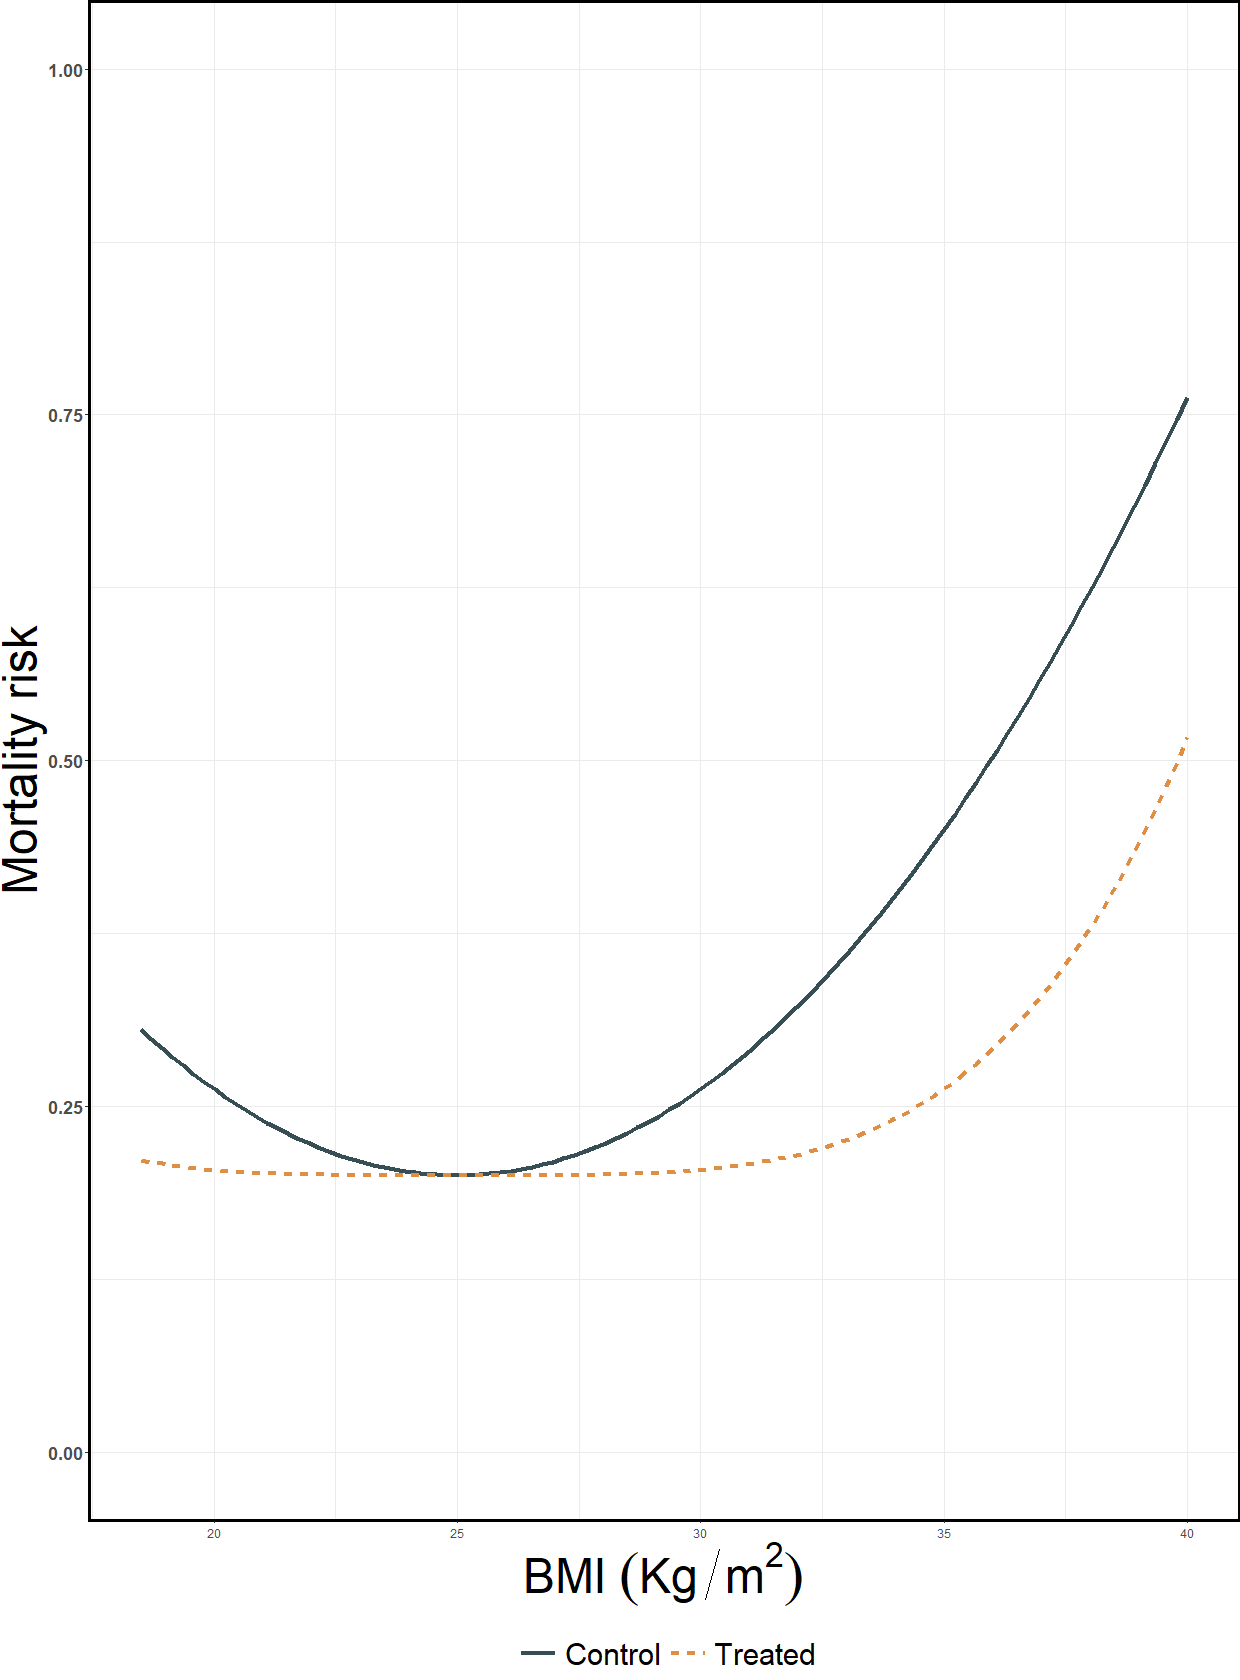

Recreate this plot in R.
simulated_plot_single_df= ggplot(single.df, aes(x = BMI, `Mortality risk`,linetype= Treatment, color= Treatment)) + 
  geom_line(size=1.5) + ylab("Mortality risk") + xlab(expression(paste("BMI ", (Kg/m^2))))+
  scale_color_jama()+
  theme_bw()+ ylim(c(0,1))+
  theme(plot.title    = element_text(hjust = 0.5,size = 48,face = "bold.italic"),
        plot.subtitle = element_text(hjust = 0.5,size = 34,face = "italic"),
        axis.text.x.bottom  = element_text(angle = 0, vjust = 0.5, size=12),
        plot.margin = unit(c(0,0,0,0), "cm"),
        panel.spacing = unit(2, "lines"),
        panel.border = element_rect(colour = "black", fill=NA, size=2),
        strip.text = element_text(face="bold", size=24, hjust = 0.5),
        axis.title.y = element_text(size = 48),
        axis.title.x = element_text(size = 48),
        axis.text.y = element_text(face="bold",  size=18),
        legend.key.size = unit(1.5, "cm"),
        legend.key.width = unit(1.5,"cm"),
        legend.text=element_text(size=30, hjust = 0), 
        legend.position = "bottom",
        legend.title=element_blank())

simulated_plot_single_df
